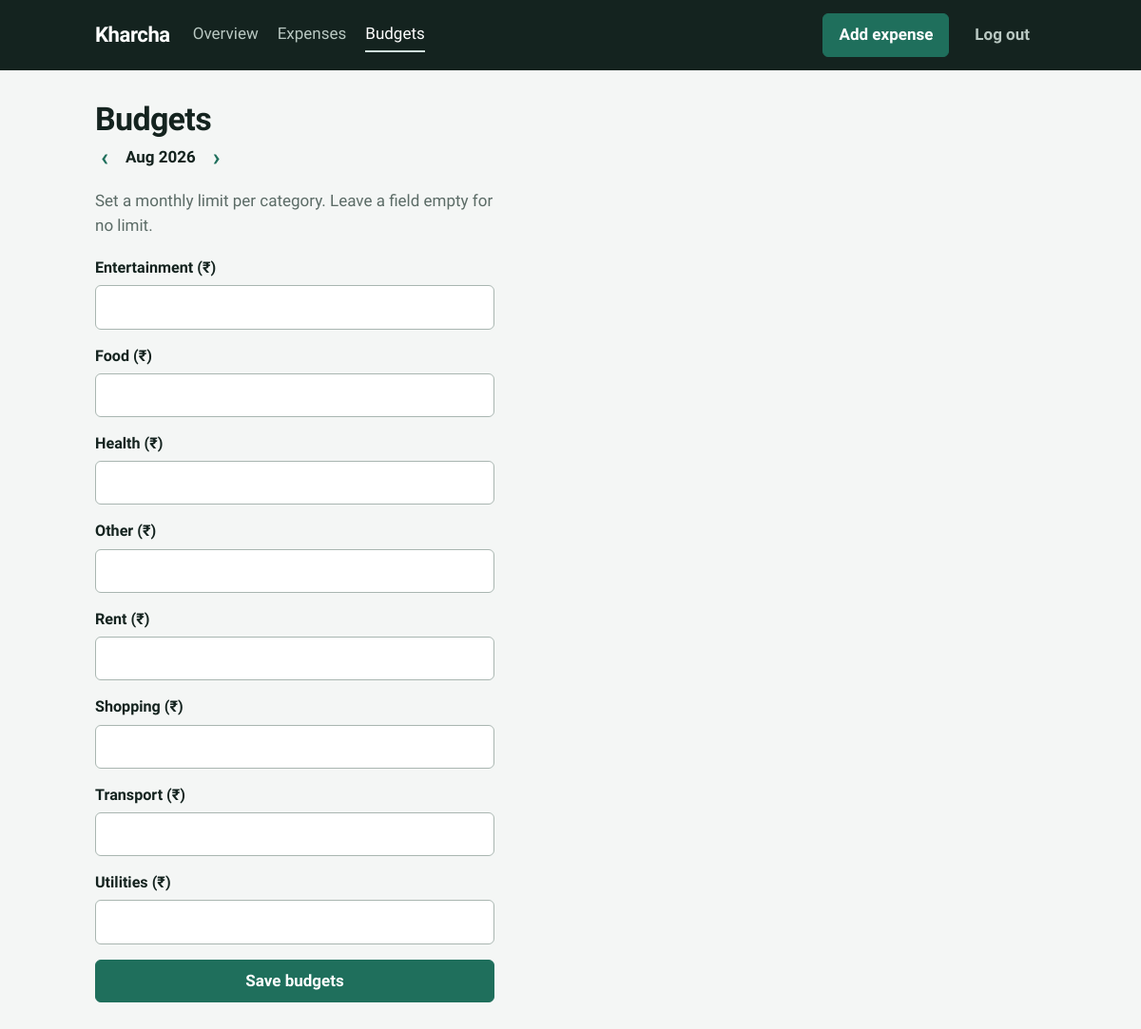
Screenshot of /budgets?month=2026-08 (signed in) with the database file from the repository.
### expense_tracker/models.py (models this page shows)
class Category(db.Model):
    __tablename__ = "categories"
    __table_args__ = (db.UniqueConstraint("user_id", "name", name="uq_category_user_name"),)
    id = db.Column(db.Integer, primary_key=True)
    user_id = db.Column(db.Integer, db.ForeignKey("users.id"), nullable=False)
    name = db.Column(db.String(40), nullable=False)

### expense_tracker/main.py (the view, shortened to what this page needs)
@bp.route("/budgets", methods=["GET", "POST"])
@login_required
def budgets():
    month = parse_month(request.values.get("month")) or current_month()
    categories = _categories()
    status = 200
    posted = None
    existing = {
        b.category_id: b
        for b in db.session.scalars(db.select(Budget).where(Budget.user_id == current_user.id, Budget.month == month))
    }
    return render_template(
        "budgets.html", month=month, prev_month=shift_month(month, -1), next_month=shift_month(month, 1),
        categories=categories, existing=existing, posted=posted, paise_to_str=paise_to_str,
    ), status

### expense_tracker/main.py (called while the page is built)
def _categories():
    stmt = db.select(Category).where(Category.user_id == current_user.id).order_by(Category.name)
    return db.session.scalars(stmt).all()

### expense_tracker/utils.py (called while the page is built)
def parse_month(value):
    try:
        return datetime.strptime(value or "", "%Y-%m").strftime("%Y-%m")
    except ValueError:
        return None

def shift_month(month, delta):
    year, mon = map(int, month.split("-"))
    index = year * 12 + (mon - 1) + delta
    return f"{index // 12:04d}-{index % 12 + 1:02d}"

def month_label(month, short=False):
    return datetime.strptime(month, "%Y-%m").strftime("%b" if short else "%b %Y")

def get_csrf_token():
    if "csrf_token" not in session:
        session["csrf_token"] = secrets.token_urlsafe(32)
    return session["csrf_token"]

### expense_tracker/templates/budgets.html (shortened to what this page needs)
{% extends "base.html" %}
{% block content %}
<section class="auth">
  <h1>Budgets</h1>
  <div class="month-switch">
    <a href="{{ url_for('main.budgets', month=prev_month) }}" aria-label="Previous month">&lsaquo;</a>
    <span>{{ month|month_label }}</span>
    <a href="{{ url_for('main.budgets', month=next_month) }}" aria-label="Next month">&rsaquo;</a>
  </div>
  <p class="muted">Set a monthly limit per category. Leave a field empty for no limit.</p>
  <form method="post" class="stack">
    {% for c in categories %}
    <label>{{ c.name }} (₹)
      <input type="text" inputmode="decimal" name="limit_{{ c.id }}"
             value="{{ posted.get('limit_' ~ c.id, '') if posted else (paise_to_str(existing[c.id].limit_paise) if c.id in existing else '') }}">
    </label>
    {% endfor %}
    <button class="btn btn-primary" type="submit">Save budgets</button>
  </form>
</section>
{% endblock %}

### expense_tracker/static/style.css (style rules this page uses)
:root { --paper: #F4F6F5; --surface: #FFFFFF; --ink: #14231F; --muted: #5B6B66; --line: #D3DBD7; --green: #1F6F5C; --green-soft: #CFE3DC; --amber: #B7791F; --red: #B3372B; --radius: 6px; }
* { box-sizing: border-box; }
html { font-size: 17px; }
body { margin: 0; background: var(--paper); color: var(--ink); font-family: "Bricolage Grotesque", system-ui, -apple-system, "Segoe UI", Roboto, sans-serif; line-height: 1.5; font-variant-numeric: tabular-nums; }
h1 { font-size: 2rem; line-height: 1.15; margin: 32px 0 8px; font-weight: 800; letter-spacing: -0.02em; }
a { color: var(--green); text-underline-offset: 3px; }
.muted { color: var(--muted); }
.btn { font: inherit; font-weight: 600; cursor: pointer; text-decoration: none; display: inline-block; padding: 9px 16px; border-radius: var(--radius); border: 1px solid var(--line); background: var(--surface); color: var(--ink); }
.btn-primary { background: var(--green); border-color: var(--green); color: #fff; }
.auth { max-width: 420px; }
.stack { display: flex; flex-direction: column; gap: 16px; margin: 20px 0; }
label { display: flex; flex-direction: column; gap: 6px; font-weight: 600; font-size: 0.95rem; }
input, select { font: inherit; padding: 10px 12px; border: 1px solid #A9B6B1; border-radius: var(--radius); background: var(--surface); color: var(--ink); font-weight: 400; }
.month-switch { display: inline-flex; align-items: center; gap: 12px; font-weight: 600; margin-bottom: 4px; }
.month-switch a, .month-switch .disabled { font-size: 1.5rem; line-height: 1; text-decoration: none; padding: 0 6px; }
section { margin-top: 32px; }

### rows the page displays
Category: name "Entertainment"
Category: name "Food"
Category: name "Health"
Category: name "Other"
Category: name "Rent"
Category: name "Shopping"
Category: name "Transport"
Category: name "Utilities"

### other values shown
{{ month|month_label }} "Aug 2026"
